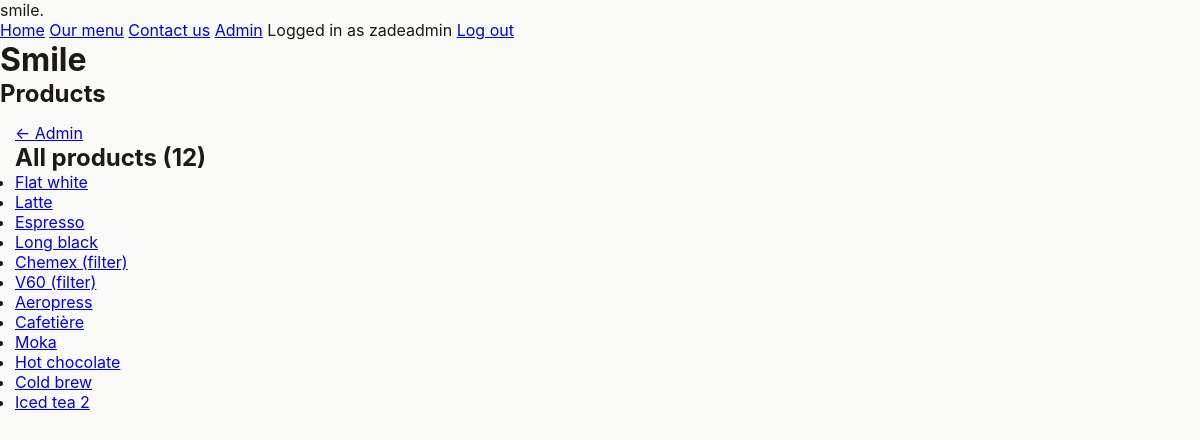
The app's page /admin/products (signed in) with its own data.
### tables this page shows
CREATE TABLE "Products" (
	"id"	INTEGER NOT NULL UNIQUE,
	"name"	TEXT NOT NULL,
	"description"	TEXT NOT NULL,
	"size"	TEXT NOT NULL,
	"image_path"	TEXT NOT NULL,
	"price"	REAL NOT NULL,
	"category_id"	INTEGER NOT NULL DEFAULT 1,
	PRIMARY KEY("id" AUTOINCREMENT)
);

### server.py (the view)
@server.route("/admin/products", methods=["GET"])
@admin_only
def handle_admin_products():
    with get_db() as (connection, cursor):
        query = "SELECT id, name FROM Products"
        cursor.execute(query)
        res = cursor.fetchall()
        return render_template("admin/products.jinja", user=g.user, products=res)

### server.py (called while the page is built)
def db_dict_factory(cursor, row):
    d = {}
    for idx, col in enumerate(cursor.description):
        d[col[0]] = row[idx]
    return d

@contextmanager
def get_db(*args, **kwds):
    db_connection = sqlite3.connect("smile.sqlite")
    db_connection.row_factory = db_dict_factory
    db_cursor = db_connection.cursor()
    try:
        yield (db_connection, db_cursor)
    finally:
        db_connection.close()

def get_user():
    if ("username" in session) and ("display_name" in session):
        username = session["username"]
        display_name = session["display_name"]
        admin = session["admin"]
        print(session)
        if username is None or display_name is None or admin is None:
            return False
        return {
            "username": username,
            "display_name": display_name,
            "admin": admin
        }
    return False

def admin_only(func):
    @wraps(func)
    def wrapper(*args, **kwargs):
        if not g.user:
            return redirect("/auth?m=You+are+not+logged+in")
        if (g.user["admin"] != True):
            return redirect("/?m=You+are+not+an+admin")
        return func(*args, **kwargs)
    return wrapper

@server.before_request
def load_user():
    user = get_user()
    g.user = user

### templates/admin/products.jinja
{% extends "base.jinja" %}
{% set title = "Admin - Products" %}
{% block pageheading %}
    Products
{% endblock pageheading %}
{% block main %}
    <div class="breadcrumbs">
        <a href="{{ url_for('handle_admin')}}" class="back-link">Admin</a>
    </div>
    <section>
        <h2>All products ({{ products|length }})</h2>
        <ul>
            {% for item in products %}
                <li>
                    <a href="{{ url_for('handle_admin_product_info', product_id=item.id)}}">{{ item.name }}</a>
                </li>
            {% endfor %}
        </ul>
    </section>
{% endblock main %}

### templates/base.jinja (shortened to what this page needs)
<!DOCTYPE html>
<html lang="en-NZ">
    <head>
        <link href="{{ url_for('static', filename='smile.css') }}" rel="stylesheet"/>
    </head>
    <body>
        <nav>
            <div class="container">
                <div class="navbar-brand">smile.</div>
                <nav class="navbar-links">
                    <a href="{{ url_for('handle_home') }}">Home</a>
                    <a href="{{ url_for('handle_menu') }}">Our menu</a>
                    <a href="{{ url_for('handle_contact') }}">Contact us</a>
                    {% if user %}
                        {% if user.admin %}<a href="{{ url_for('handle_admin') }}">Admin</a>{% endif %}
                        <span>Logged in as {{ user["display_name"] }}</span>
                        <a href="{{ url_for('handle_auth_log_out') }}">Log out</a>
                    {% else %}
                        <a href="{{ url_for('handle_auth') }}">Log in or Regsiter</a>
                    {% endif %}
                </nav>
            </div>
        </nav>
        <div class="container">
            <header>
                <h1>Smile</h1>
                <h2>
                    {% block pageheading %}
                    {% endblock pageheading %}
                </h2>
            </header>
            <main>
                {% block main %}
                {% endblock main %}
            </main>
        </div>
    </body>
</html>

### static/smile.css (style rules this page uses)
* { box-sizing: border-box; font-family: "Inter", sans-serif; padding: 0; border: 0; margin: 0; }
:root { --accent: #fb923c; --background: #fafaf9; --background-2: #f5f5f4; --text: #1c1917; --text-2: #292524; }
html, body { background-color: var(--background); color: var(--text); }
main { padding: 15px; }
a.back-link::before { content: "← "; }

### records on screen
Products: name "Flat white"
Products: name "Latte"
Products: name "Espresso"
Products: name "Long black"
Products: name "Chemex (filter)"
Products: name "V60 (filter)"
Products: name "Aeropress"
Products: name "Cafetière"
Products: name "Moka"
Products: name "Hot chocolate"
Products: name "Cold brew"
Products: name "Iced tea 2"

### other values on screen
{{ user["display_name"] }} "zadeadmin"
{{ products|length }} "12"
